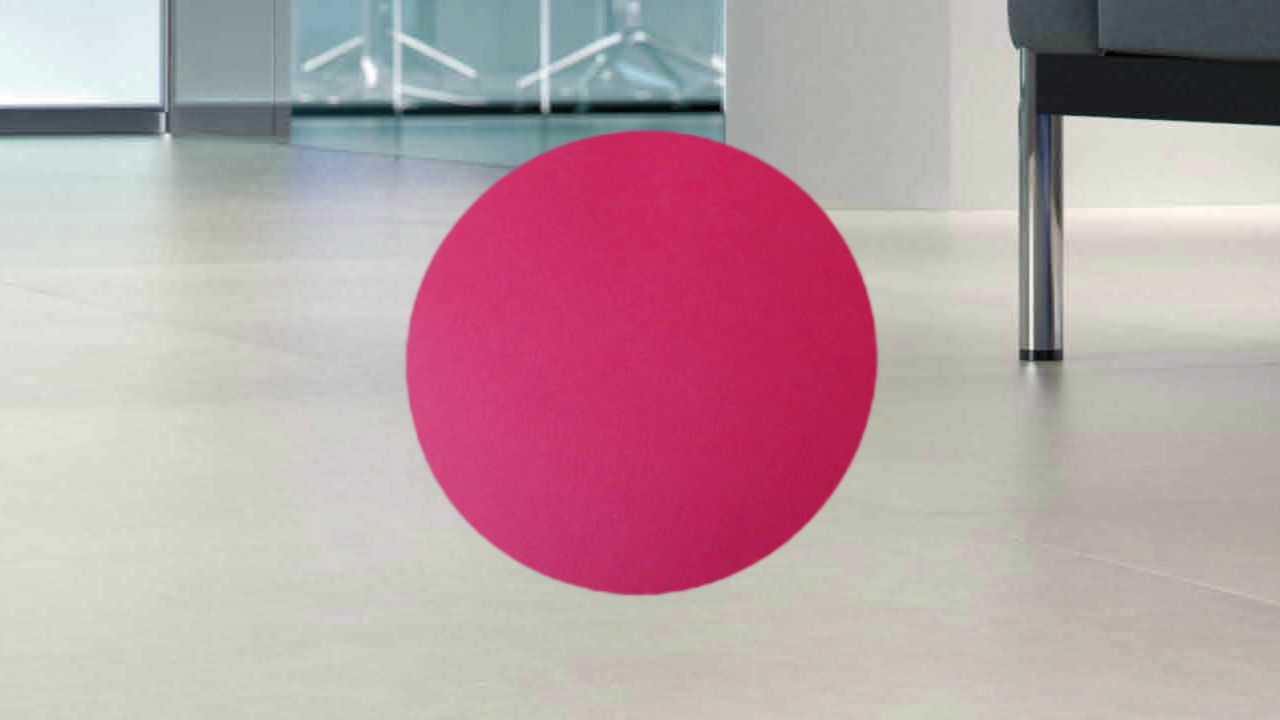
#> input picture frame 12 of roadtests/papercircle.mp4, 1280 x 720 px, given in place of video3.h264, which was not available
$ python Videotest.py
#> lines starting #> are read from the running program, lines starting #| are printed output that depends on the picture; after the words box and inside, x2 and y2 are one past the last pixel; in counts of white or black regions, pixels touching at a corner belong together; pictures that were not available may be replaced by others from this repository, and a replacement may not be noted
import numpy as np
import cv2

cap = cv2.VideoCapture('/home/pi/Downloads/video3.h264')

class Point:
    def __init__(self, x, y):
        self.x = x
        self.y = y
# Point = namedtuple('Point', 'y, x')   # point in cartesian coordinates

def line(p1, p2):
    A = (p1[1] - p2[1])
    B = (p2[0] - p1[0])
    C = (p1[0]*p2[1] - p2[0]*p1[1])
    return A, B, -C

def intersection(L1, L2):
    D  = L1[0] * L2[1] - L1[1] * L2[0]
    Dx = L1[2] * L2[1] - L1[1] * L2[2]
    Dy = L1[0] * L2[2] - L1[2] * L2[0]
    if D != 0:
        x = Dx / D
        y = Dy / D
        return x,y
    else:
        return False

# create instance of namedtuples and initialize
imgSize = Point(0, 0)
roiSize = Point(0, 0)
roiGap = Point(0, 0)

while(cap.isOpened()):
    ret, frame = cap.read()
#> frame is the input picture: shape (720, 1280, 3); mean B, G, R 164.8, 159.2, 186.3

    gray = cv2.cvtColor(frame, cv2.COLOR_BGR2GRAY)
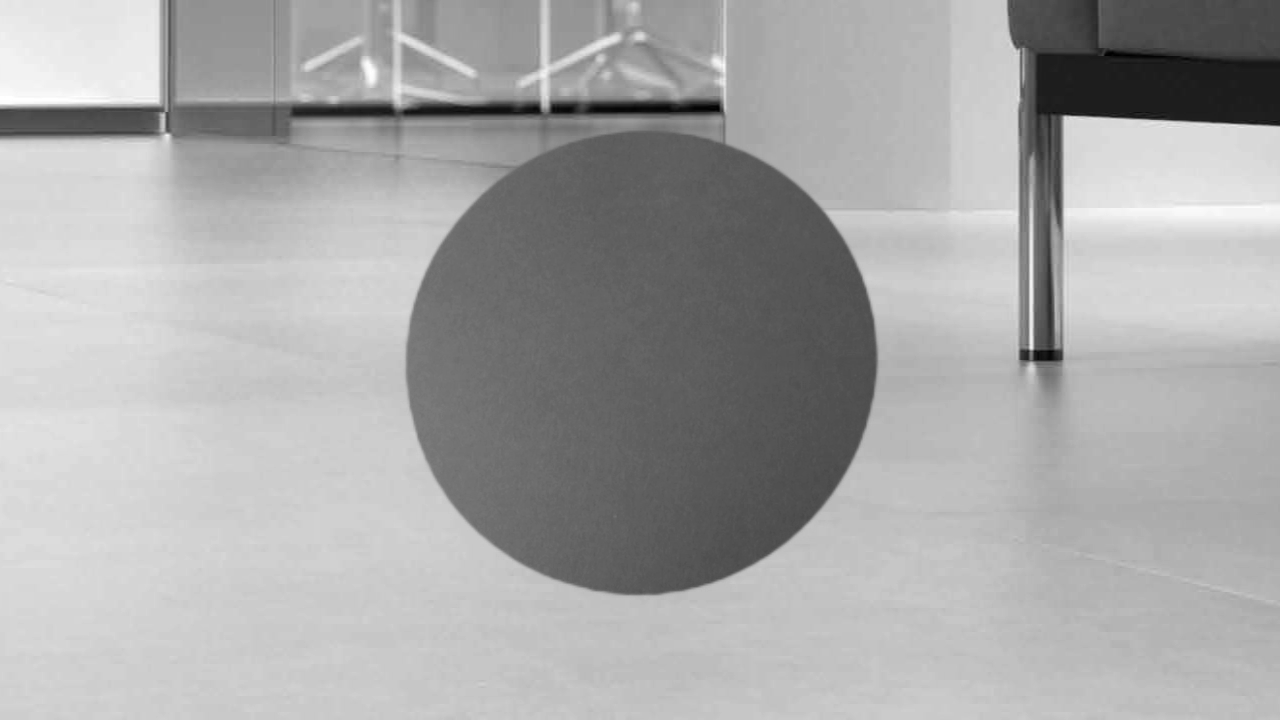
#> gray: shape (720, 1280); min 0, max 255, mean 167.9

    # region of interest (roi) directly in front of vehicle
    imgShape = frame.shape
#> imgShape = (720, 1280, 3)
    imgSize.x = imgShape[1]  # save the size of the image in pixels
#> imgSize.x = 1280
    imgSize.y = imgShape[0]
#> imgSize.y = 720
    roiSize.x = 80  # define size of roi window in percentage of total image size
    roiSize.y = 40
    roiGap.x = int(0.5 * (imgSize.x - roiSize.x * imgSize.x / 100))  # gap calculated as even spaces from image borders
    roiGap.y = int(imgSize.y - roiSize.y * imgSize.y / 100)  # gap calculated as from the top of the image

    roi = gray[roiGap.y:imgSize.y, roiGap.x:imgSize.x - roiGap.x]  # get roi from image
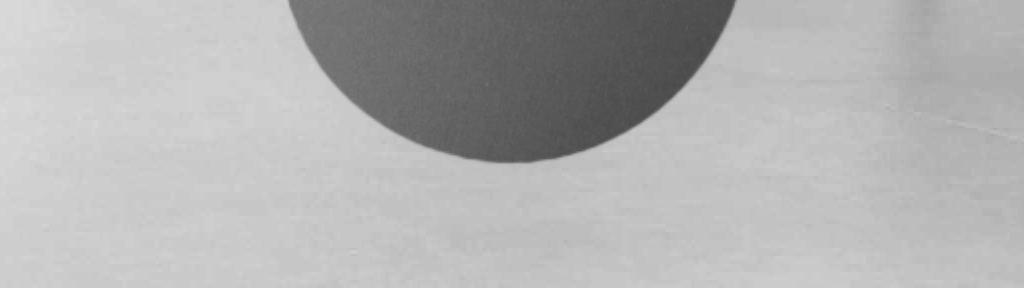
#> roi: shape (288, 1024); min 73, max 219, mean 177.8
    imgRoi = np.zeros((imgSize.y, imgSize.x), np.uint8)  # create new binary black image
    imgRoi[roiGap.y:imgSize.y, roiGap.x:imgSize.x - roiGap.x] = roi  # add roi to black image
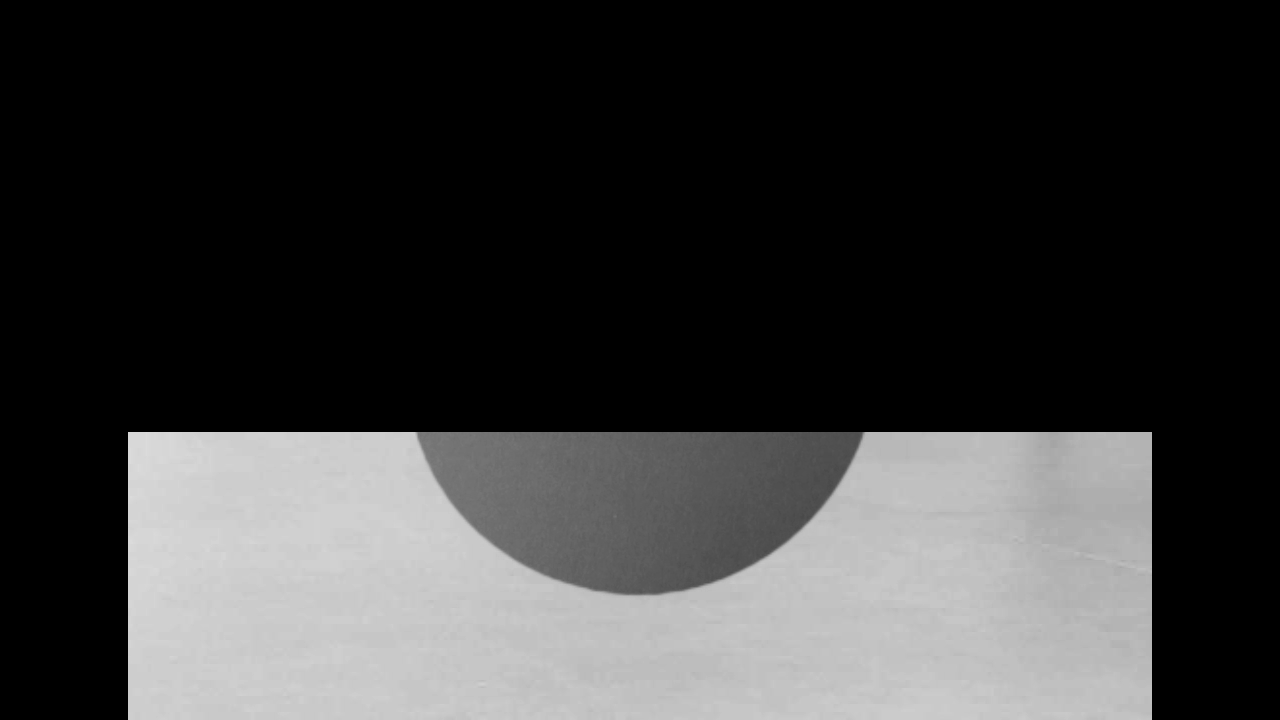
#> imgRoi: shape (720, 1280); min 0, max 219, mean 56.9

    imgBlurred = cv2.GaussianBlur(roi, (5, 5), 0)
    # blur image using a gaussian blur
    # imgBlurred = cv2.GaussianBlur(gray, (15, 15), 0)

    hist, bins = np.histogram(imgBlurred.ravel(), 256, [0, 256])
#> hist = 256 values, max 18743 at index 205, min 0 at index 0, mean 1152; bins = 257 values from 0 to 256

    grayval = np.argmax(hist)
#> grayval = 205

    thresh = grayval - 100
#> thresh = 105
    th, dst = cv2.threshold(imgBlurred, thresh, 255, cv2.THRESH_BINARY)
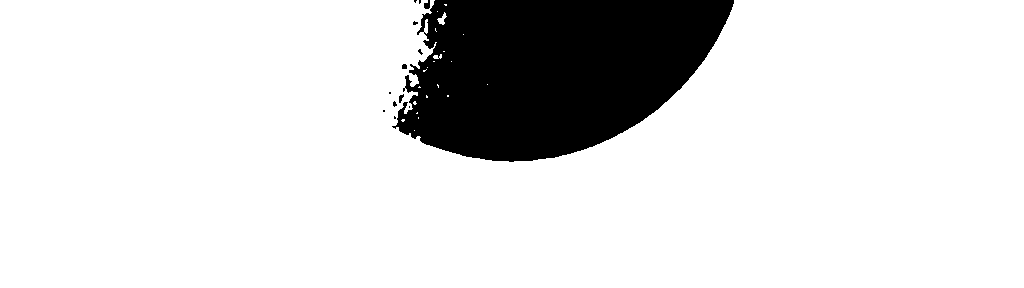
#> dst: shape (288, 1024); 86.2% white; 13 black regions (9 under 20 px), largest, box (x1, y1, x2, y2) and area: (392, 0, 734, 162) 40671, (424, 0, 430, 9) 40, (399, 94, 404, 103) 27, (402, 64, 407, 69) 23
#> th = 105

    # detect edges in image using canny
    imgCanny = cv2.Canny(dst, 50, 150, apertureSize=3)
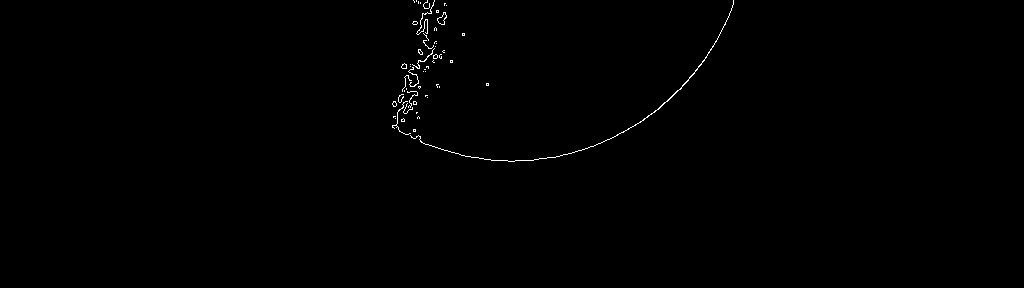
#> imgCanny: shape (288, 1024); 0.36% white in thin lines or dots, all inside (x1, y1, x2, y2) = (392, 0, 734, 162)

    # set heuristic parameters for the (probabilistic) houghlines function
    rho = 1  # accuracy [pixel]
    acc = 1  # accuracy [deg]
    theta = acc * np.pi / 360
    threshold = 50  # minimum points on a line

    # find lines in image using the (probabilistic) houghlines function
    # outputP:  x1, y1, x2, y2
    # output:   rho, theta
    # lines = cv2.HoughLines(imgCanny, rho, theta, threshold)
    #
    # # check if houghlines function found any lines, if not print error
    # if lines is not None:
    #     exitflag = 1  # houghlines function found at least one line
    #
    #     xvalues = []
    #     intersects = []
    #
    #     # Get values rho and theta from houghlines
    #     rho = [line[0][0] for line in lines]
    #     theta = [line[0][1] for line in lines]
    #
    #     # Create histogram with n bins (possible values) from 0 to pi (range of theta)
    #     bins = 60
    #     thhist, thbins = np.histogram(theta, bins, [0, np.pi])
    #
    #     # Find angles that occur more than the treshold and save that angle
    #     treshold = 3
    #     histangles = []  # Array for storing all angles from the histogram
    #     for i in range(0, len(thhist)):
    #         if np.amax(thhist) > treshold:  # Found feasible maximum
    #             anglepos = np.argmax(thhist)  # Get position of maximum
    #             angle = anglepos * np.pi / bins  # Calculate value of maximum
    #             thhist[anglepos] = 0  # Set histogram value to 0, so we won't find this maximum next iteration
    #             if anglepos - 1 >= 0:  # Check if the position is in bounds of the histogram
    #                 thhist[anglepos - 1] = 0  # Set the neighbour values to zero as well
    #             if anglepos + 1 <= len(thhist)-1:
    #                 thhist[anglepos + 1] = 0
    #             histangles.append(angle)  # Append theta value of the peak to angle
    #
    #     all_angles = [[] for _ in range(len(histangles))]  # Make an array with n arrays, for all found angles from hist
    #     tres = np.pi / bins  # Define a certain treshold
    #
    #     # plot red(0, 0, 255) houghlines in image
    #     for x in range(0, len(lines)):
    #         for rho, theta in lines[x]:
    #             a = np.cos(theta)
    #             b = np.sin(theta)
    #             x0 = a * rho
    #             y0 = b * rho
    #             x1 = int(x0 + 1000 * (-b))
    #             y1 = int(y0 + 1000 * (a))
    #             x2 = int(x0 - 1000 * (-b))
    #             y2 = int(y0 - 1000 * (a))
    #             cv2.line(frame, (x1, y1), (x2, y2), (0, 0, 255), 1)
                # Compare theta with the histogram angle, if within certain interval, store in all_angles
        #         for i in range(0, len(histangles)):
        #             if histangles[i] - tres < theta and theta < histangles[i] + tres:
        #                 all_angles[i].append([theta, rho])
        #
        # rhovalues = [[] for _ in range(len(all_angles))]  # [[rho 1, ~rho 1, ...], [rho2, ~rho2, ...], ...]
        #
        # for i in range(0, len(all_angles)):
        #     rho = [x[1] for x in all_angles[i]]
        #     bins = 12  # Number of bins for histogram of rho
        #     # Histogram of rho (grouped per theta), from the minimum to the maximum of the rho set plus an offset of 200px
        #     # This is done so we only see one 'peak' if there is one line instead of a roughly evenly distributed histogram
        #     rhohist, rhobins = np.histogram(rho, bins, [np.amin(rho) - 100, np.amax(rho) + 100])
        #
        #     treshold = 3
        #
        #     for j in range(0, len(rhohist)):
        #         if np.amax(rhohist) > treshold:  # Value must be found more than n times to be a feasible line
        #             rhopos = np.argmax(rhohist)  # Find position of the maximum rho value in the histogram
        #             rho = rhobins[rhopos]  # Find maximum value of rho
        #             rhohist[rhopos] = 0  # Set histogram value to 0, so we won't find this maximum next iteration
        #             if rhopos - 1 >= 0:  # Check if the position is in bounds of the histogram
        #                 rhohist[rhopos - 1] = 0  # Set the neighbour values to zero as well
        #             if rhopos + 1 <= len(rhohist):
        #                 rhohist[rhopos + 1] = 0
        #             rhovalues[i].append(rho)  # Append rho value of the peak to rhovalues
        #
        # line_amount = 0
        # for k in range(0, len(rhovalues)):  # Count how many different peaks of the rho histogram there are
        #     line_amount += len(rhovalues[k])  # This is equal to the amount of lines
        #
        # all_values = [[] for _ in range(line_amount)]
        #
        # tres = 50
        # extra_line = 0
        # line_counter = -1
        #
        # for i in range(0, len(rhovalues)):  # Go through rhovalues e.g. [[218.5, 379.3], [595.5], [-627.0]]
        #     if len(rhovalues[i]) > 1:  # Split array into multiple lines if multiple rho values
        #         for j in range(0, len(rhovalues[i])):  # Go through all rhovalues[i] e.g. [218.5, 379.3]
        #             line_counter += 1  # Counter of current line we are filling
        #             for x in range(0, len(lines)):  # Go through all found houghlines
        #                 for rho, theta in lines[x]:  # Set rho and theta
        #                     if rhovalues[i][j] - tres < rho and rho < rhovalues[i][j] + tres:  # If rho is within tres
        #                         all_values[line_counter].append([theta, rho])  # Append to all_values
        #     else:
        #         line_counter += 1
        #         print("line:", line_counter, "line amount:", line_amount)
        #         all_values[line_counter] = all_angles[i]
        #
        # avg_line_values = [[] for _ in range(line_amount)]
        #
        # for i in range(0, line_amount):
        #     avg_line_values[i] = [(sum([item[0] for item in all_values[i]]) / len(all_values[i])),
        #                           (sum([item[1] for item in all_values[i]]) / len(all_values[i]))]
        #
        # all_inter = []
        #
        # for x in range(0, len(avg_line_values)):
        #     rho = avg_line_values[x][1]
        #     theta = avg_line_values[x][0]
        #     a = np.cos(theta)
        #     b = np.sin(theta)
        #     x0 = a * rho
        #     y0 = b * rho
        #     x1 = int(x0 + 2000 * (-b))
        #     y1 = int(y0 + 2000 * (a))
        #     x2 = int(x0 - 2000 * (-b))
        #     y2 = int(y0 - 2000 * (a))
        #     cv2.line(imgCanny, (x1, y1), (x2, y2), (0, 0, 255), 2)

    cv2.imshow('frame', imgCanny)
    if cv2.waitKey(1) & 0xFF == ord('q'):
#> (key q is pressed here)
        break

cap.release()
cv2.destroyAllWindows()

$ run again, starting later in the video
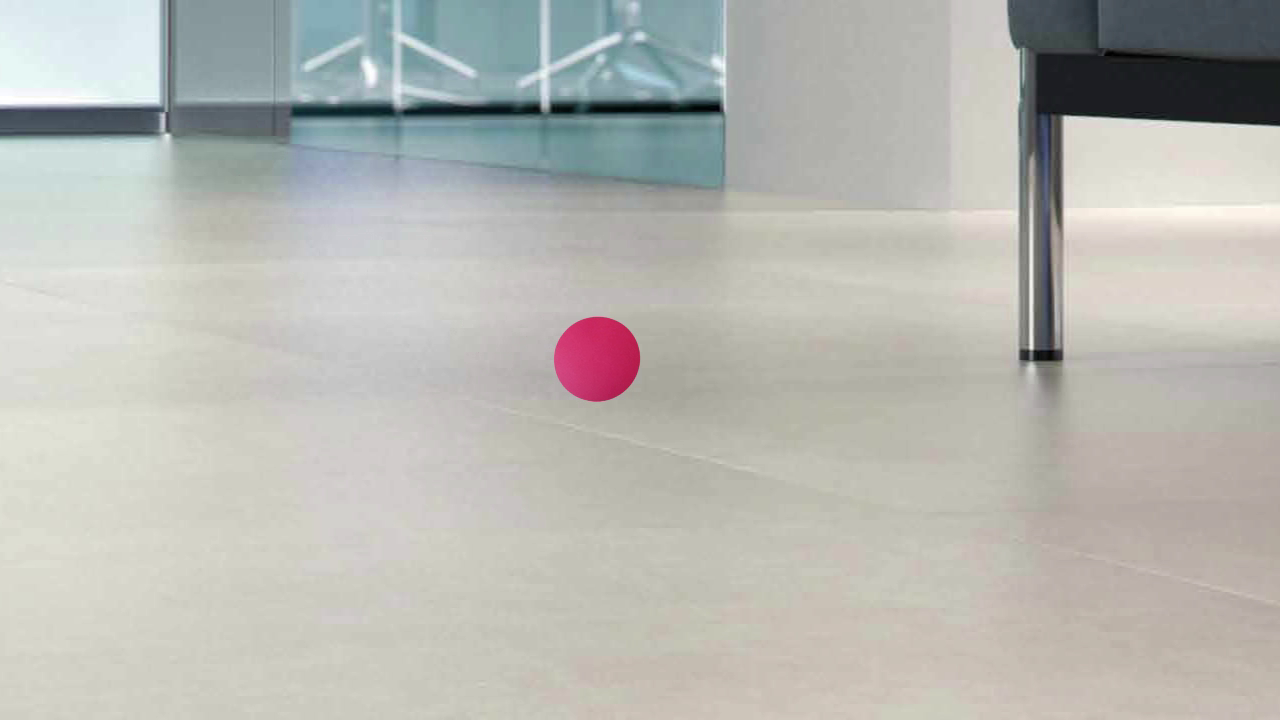
#> input picture frame 100 of roadtests/papercircle.mp4, 1280 x 720 px, given in place of video3.h264, which was not available
#> frame is the input picture: shape (720, 1280, 3); mean B, G, R 178.9, 184.3, 183.9
#> `roi = gray[roiGap.y:imgSize.y, roiGap.x:imgSize.x - roiGap.x]`:
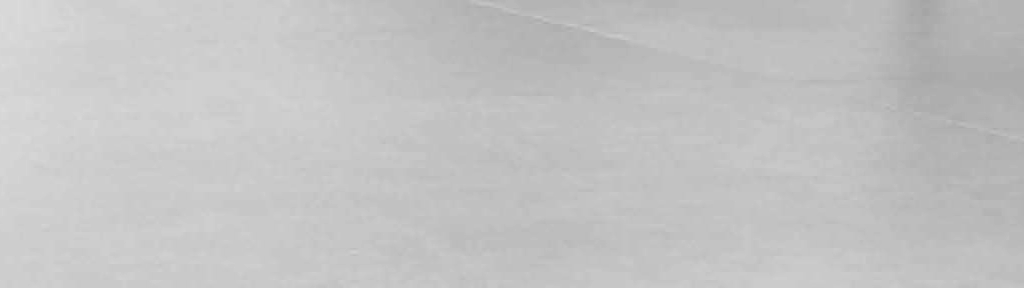
#> roi: shape (288, 1024); min 164, max 219, mean 194.9
#> `imgRoi[roiGap.y:imgSize.y, roiGap.x:imgSize.x - roiGap.x] = roi`:
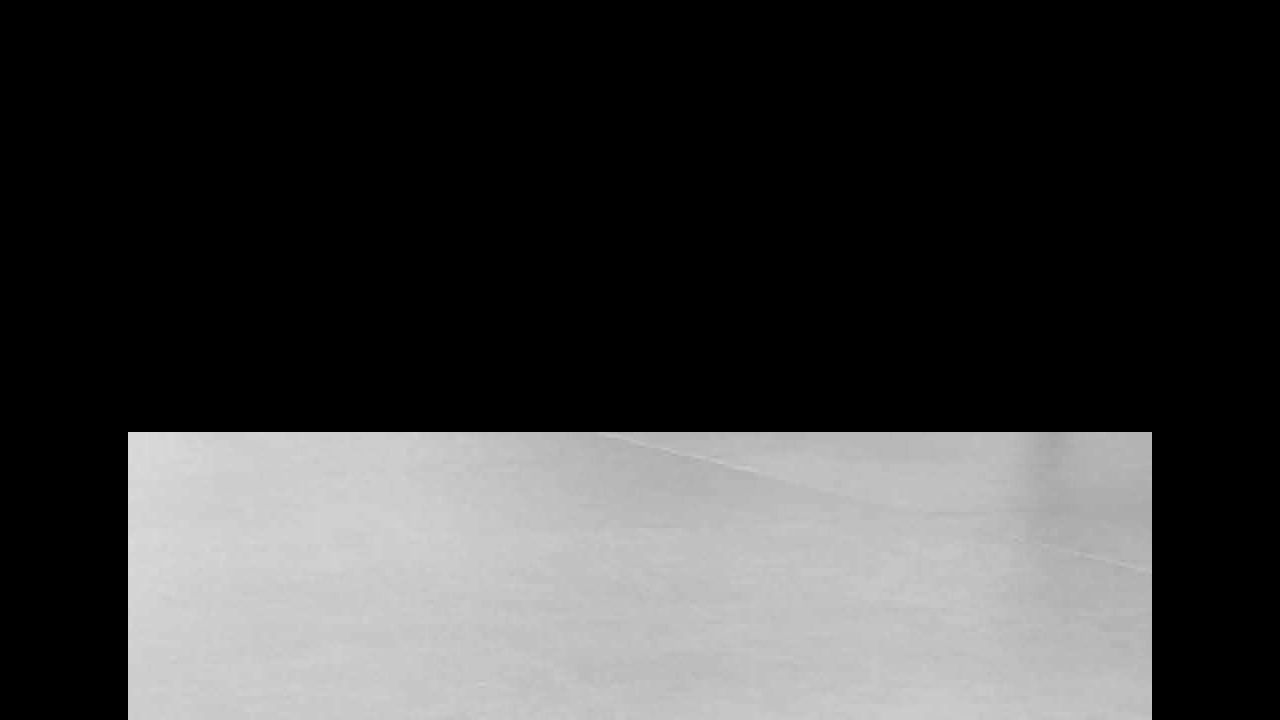
#> imgRoi: shape (720, 1280); min 0, max 219, mean 62.4
#> hist = 256 values, max 23158 at index 192, min 0 at index 0, mean 1152; bins = 257 values from 0 to 256
#> grayval = 192
#> thresh = 92
#> dst: shape (288, 1024); every value is 255
#> imgCanny: shape (288, 1024); every value is 0
